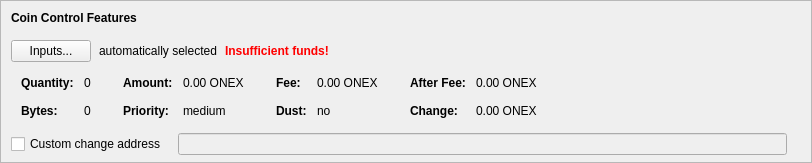
    <widget class="QFrame" name="frameCoinControl">
     <property name="sizePolicy">
      <sizepolicy hsizetype="Expanding" vsizetype="Expanding">
       <horstretch>0</horstretch>
       <verstretch>0</verstretch>
      </sizepolicy>
     </property>
     <property name="maximumSize">
      <size>
       <width>16777215</width>
       <height>16777215</height>
      </size>
     </property>
     <property name="frameShape">
      <enum>QFrame::StyledPanel</enum>
     </property>
     <property name="frameShadow">
      <enum>QFrame::Sunken</enum>
     </property>
     <layout class="QVBoxLayout" name="verticalLayoutCoinControl2">
      <property name="spacing">
       <number>0</number>
      </property>
      <property name="leftMargin">
       <number>0</number>
      </property>
      <property name="topMargin">
       <number>0</number>
      </property>
      <property name="rightMargin">
       <number>0</number>
      </property>
      <property name="bottomMargin">
       <number>6</number>
      </property>
      <item>
       <layout class="QVBoxLayout" name="verticalLayoutCoinControl" stretch="0,0,0,0,1">
        <property name="spacing">
         <number>0</number>
        </property>
        <property name="leftMargin">
         <number>10</number>
        </property>
        <property name="topMargin">
         <number>10</number>
        </property>
        <item>
         <layout class="QHBoxLayout" name="horizontalLayoutCoinControl1">
          <property name="bottomMargin">
           <number>15</number>
          </property>
          <item>
           <widget class="QLabel" name="labelCoinControlFeatures">
            <property name="sizePolicy">
             <sizepolicy hsizetype="Preferred" vsizetype="Maximum">
              <horstretch>0</horstretch>
              <verstretch>0</verstretch>
             </sizepolicy>
            </property>
            <property name="font">
             <font>
              <weight>75</weight>
              <bold>true</bold>
             </font>
            </property>
            <property name="styleSheet">
             <string notr="true">font-weight:bold;</string>
            </property>
            <property name="text">
             <string>Coin Control Features</string>
            </property>
           </widget>
          </item>
         </layout>
        </item>
        <item>
         <layout class="QHBoxLayout" name="horizontalLayoutCoinControl2" stretch="0,0,0,0">
          <property name="spacing">
           <number>8</number>
          </property>
          <property name="bottomMargin">
           <number>10</number>
          </property>
          <item>
           <widget class="QPushButton" name="pushButtonCoinControl">
            <property name="styleSheet">
             <string notr="true"/>
            </property>
            <property name="text">
             <string>Inputs...</string>
            </property>
            <property name="autoDefault">
             <bool>false</bool>
            </property>
           </widget>
          </item>
          <item>
           <widget class="QLabel" name="labelCoinControlAutomaticallySelected">
            <property name="text">
             <string>automatically selected</string>
            </property>
            <property name="margin">
             <number>5</number>
            </property>
           </widget>
          </item>
          <item>
           <widget class="QLabel" name="labelCoinControlInsuffFunds">
            <property name="font">
             <font>
              <weight>75</weight>
              <bold>true</bold>
             </font>
            </property>
            <property name="styleSheet">
             <string notr="true">color:red;font-weight:bold;</string>
            </property>
            <property name="text">
             <string>Insufficient funds!</string>
            </property>
            <property name="margin">
             <number>5</number>
            </property>
           </widget>
          </item>
          <item>
           <spacer name="horizontalSpacerCoinControl">
            <property name="orientation">
             <enum>Qt::Horizontal</enum>
            </property>
            <property name="sizeHint" stdset="0">
             <size>
              <width>40</width>
              <height>1</height>
             </size>
            </property>
           </spacer>
          </item>
         </layout>
        </item>
        <item>
         <widget class="QWidget" name="widgetCoinControl" native="true">
          <property name="sizePolicy">
           <sizepolicy hsizetype="Preferred" vsizetype="Preferred">
            <horstretch>0</horstretch>
            <verstretch>0</verstretch>
           </sizepolicy>
          </property>
          <property name="minimumSize">
           <size>
            <width>0</width>
            <height>0</height>
           </size>
          </property>
          <property name="styleSheet">
           <string notr="true"/>
          </property>
          <layout class="QHBoxLayout" name="horizontalLayoutCoinControl5">
           <property name="leftMargin">
            <number>0</number>
           </property>
           <property name="topMargin">
            <number>0</number>
           </property>
           <property name="rightMargin">
            <number>0</number>
           </property>
           <property name="bottomMargin">
            <number>0</number>
           </property>
           <item>
            <layout class="QHBoxLayout" name="horizontalLayoutCoinControl3" stretch="0,0,0,1">
             <property name="spacing">
              <number>20</number>
             </property>
             <property name="topMargin">
              <number>0</number>
             </property>
             <property name="bottomMargin">
              <number>10</number>
             </property>
             <item>
              <layout class="QFormLayout" name="formLayoutCoinControl1">
               <property name="horizontalSpacing">
                <number>10</number>
               </property>
               <property name="verticalSpacing">
                <number>14</number>
               </property>
               <property name="leftMargin">
                <number>10</number>
               </property>
               <property name="topMargin">
                <number>4</number>
               </property>
               <property name="rightMargin">
                <number>6</number>
               </property>
               <item row="0" column="0">
                <widget class="QLabel" name="labelCoinControlQuantityText">
                 <property name="font">
                  <font>
                   <weight>75</weight>
                   <bold>true</bold>
                  </font>
                 </property>
                 <property name="text">
                  <string>Quantity:</string>
                 </property>
                 <property name="margin">
                  <number>0</number>
                 </property>
                </widget>
               </item>
               <item row="0" column="1">
                <widget class="QLabel" name="labelCoinControlQuantity">
                 <property name="cursor">
                  <cursorShape>IBeamCursor</cursorShape>
                 </property>
                 <property name="contextMenuPolicy">
                  <enum>Qt::ActionsContextMenu</enum>
                 </property>
                 <property name="text">
                  <string notr="true">0</string>
                 </property>
                 <property name="margin">
                  <number>0</number>
                 </property>
                 <property name="textInteractionFlags">
                  <set>Qt::LinksAccessibleByMouse|Qt::TextSelectableByKeyboard|Qt::TextSelectableByMouse</set>
                 </property>
                </widget>
               </item>
               <item row="1" column="0">
                <widget class="QLabel" name="labelCoinControlBytesText">
                 <property name="font">
                  <font>
                   <weight>75</weight>
                   <bold>true</bold>
                  </font>
                 </property>
                 <property name="text">
                  <string>Bytes:</string>
                 </property>
                </widget>
               </item>
               <item row="1" column="1">
                <widget class="QLabel" name="labelCoinControlBytes">
                 <property name="cursor">
                  <cursorShape>IBeamCursor</cursorShape>
                 </property>
                 <property name="contextMenuPolicy">
                  <enum>Qt::ActionsContextMenu</enum>
                 </property>
                 <property name="text">
                  <string notr="true">0</string>
                 </property>
                 <property name="textInteractionFlags">
                  <set>Qt::LinksAccessibleByMouse|Qt::TextSelectableByKeyboard|Qt::TextSelectableByMouse</set>
                 </property>
                </widget>
               </item>
              </layout>
             </item>
             <item>
              <layout class="QFormLayout" name="formLayoutCoinControl2">
               <property name="horizontalSpacing">
                <number>10</number>
               </property>
               <property name="verticalSpacing">
                <number>14</number>
               </property>
               <property name="leftMargin">
                <number>6</number>
               </property>
               <property name="topMargin">
                <number>4</number>
               </property>
               <property name="rightMargin">
                <number>6</number>
               </property>
               <item row="0" column="0">
                <widget class="QLabel" name="labelCoinControlAmountText">
                 <property name="font">
                  <font>
                   <weight>75</weight>
                   <bold>true</bold>
                  </font>
                 </property>
                 <property name="text">
                  <string>Amount:</string>
                 </property>
                 <property name="margin">
                  <number>0</number>
                 </property>
                </widget>
               </item>
               <item row="0" column="1">
                <widget class="QLabel" name="labelCoinControlAmount">
                 <property name="cursor">
                  <cursorShape>IBeamCursor</cursorShape>
                 </property>
                 <property name="contextMenuPolicy">
                  <enum>Qt::ActionsContextMenu</enum>
                 </property>
                 <property name="text">
                  <string notr="true">0.00 ONEX</string>
                 </property>
                 <property name="textInteractionFlags">
                  <set>Qt::LinksAccessibleByMouse|Qt::TextSelectableByKeyboard|Qt::TextSelectableByMouse</set>
                 </property>
                </widget>
               </item>
               <item row="1" column="0">
                <widget class="QLabel" name="labelCoinControlPriorityText">
                 <property name="font">
                  <font>
                   <weight>75</weight>
                   <bold>true</bold>
                  </font>
                 </property>
                 <property name="text">
                  <string>Priority:</string>
                 </property>
                </widget>
               </item>
               <item row="1" column="1">
                <widget class="QLabel" name="labelCoinControlPriority">
                 <property name="cursor">
                  <cursorShape>IBeamCursor</cursorShape>
                 </property>
                 <property name="contextMenuPolicy">
                  <enum>Qt::ActionsContextMenu</enum>
                 </property>
                 <property name="text">
                  <string>medium</string>
                 </property>
                 <property name="textInteractionFlags">
                  <set>Qt::LinksAccessibleByMouse|Qt::TextSelectableByKeyboard|Qt::TextSelectableByMouse</set>
                 </property>
                </widget>
               </item>
              </layout>
             </item>
             <item>
              <layout class="QFormLayout" name="formLayoutCoinControl3">
               <property name="horizontalSpacing">
                <number>10</number>
               </property>
               <property name="verticalSpacing">
                <number>14</number>
               </property>
               <property name="leftMargin">
                <number>6</number>
               </property>
               <property name="topMargin">
                <number>4</number>
               </property>
               <property name="rightMargin">
                <number>6</number>
               </property>
               <item row="0" column="0">
                <widget class="QLabel" name="labelCoinControlFeeText">
                 <property name="font">
                  <font>
                   <weight>75</weight>
                   <bold>true</bold>
                  </font>
                 </property>
                 <property name="text">
                  <string>Fee:</string>
                 </property>
                 <property name="margin">
                  <number>0</number>
                 </property>
                </widget>
               </item>
               <item row="0" column="1">
                <widget class="QLabel" name="labelCoinControlFee">
                 <property name="cursor">
                  <cursorShape>IBeamCursor</cursorShape>
                 </property>
                 <property name="contextMenuPolicy">
                  <enum>Qt::ActionsContextMenu</enum>
                 </property>
                 <property name="text">
                  <string notr="true">0.00 ONEX</string>
                 </property>
                 <property name="textInteractionFlags">
                  <set>Qt::LinksAccessibleByMouse|Qt::TextSelectableByKeyboard|Qt::TextSelectableByMouse</set>
                 </property>
                </widget>
               </item>
               <item row="1" column="0">
                <widget class="QLabel" name="labelCoinControlLowOutputText">
                 <property name="font">
                  <font>
                   <weight>75</weight>
                   <bold>true</bold>
                  </font>
                 </property>
                 <property name="text">
                  <string>Dust:</string>
                 </property>
                </widget>
               </item>
               <item row="1" column="1">
                <widget class="QLabel" name="labelCoinControlLowOutput">
                 <property name="cursor">
                  <cursorShape>IBeamCursor</cursorShape>
                 </property>
                 <property name="contextMenuPolicy">
                  <enum>Qt::ActionsContextMenu</enum>
                 </property>
                 <property name="text">
                  <string>no</string>
                 </property>
                 <property name="textInteractionFlags">
                  <set>Qt::LinksAccessibleByMouse|Qt::TextSelectableByKeyboard|Qt::TextSelectableByMouse</set>
                 </property>
                </widget>
               </item>
              </layout>
             </item>
             <item>
              <layout class="QFormLayout" name="formLayoutCoinControl4">
               <property name="horizontalSpacing">
                <number>10</number>
               </property>
               <property name="verticalSpacing">
                <number>14</number>
               </property>
               <property name="leftMargin">
                <number>6</number>
               </property>
               <property name="topMargin">
                <number>4</number>
               </property>
               <property name="rightMargin">
                <number>6</number>
               </property>
               <item row="0" column="0">
                <widget class="QLabel" name="labelCoinControlAfterFeeText">
                 <property name="font">
                  <font>
                   <weight>75</weight>
                   <bold>true</bold>
                  </font>
                 </property>
                 <property name="text">
                  <string>After Fee:</string>
                 </property>
                 <property name="margin">
                  <number>0</number>
                 </property>
                </widget>
               </item>
               <item row="0" column="1">
                <widget class="QLabel" name="labelCoinControlAfterFee">
                 <property name="cursor">
                  <cursorShape>IBeamCursor</cursorShape>
                 </property>
                 <property name="contextMenuPolicy">
                  <enum>Qt::ActionsContextMenu</enum>
                 </property>
                 <property name="text">
                  <string notr="true">0.00 ONEX</string>
                 </property>
                 <property name="textInteractionFlags">
                  <set>Qt::LinksAccessibleByMouse|Qt::TextSelectableByKeyboard|Qt::TextSelectableByMouse</set>
                 </property>
                </widget>
               </item>
               <item row="1" column="0">
                <widget class="QLabel" name="labelCoinControlChangeText">
                 <property name="font">
                  <font>
                   <weight>75</weight>
                   <bold>true</bold>
                  </font>
                 </property>
                 <property name="text">
                  <string>Change:</string>
                 </property>
                </widget>
               </item>
               <item row="1" column="1">
                <widget class="QLabel" name="labelCoinControlChange">
                 <property name="cursor">
                  <cursorShape>IBeamCursor</cursorShape>
                 </property>
                 <property name="contextMenuPolicy">
                  <enum>Qt::ActionsContextMenu</enum>
                 </property>
                 <property name="text">
                  <string notr="true">0.00 ONEX</string>
                 </property>
                 <property name="textInteractionFlags">
                  <set>Qt::LinksAccessibleByMouse|Qt::TextSelectableByKeyboard|Qt::TextSelectableByMouse</set>
                 </property>
                </widget>
               </item>
              </layout>
             </item>
            </layout>
           </item>
          </layout>
         </widget>
        </item>
        <item>
         <layout class="QHBoxLayout" name="horizontalLayoutCoinControl4" stretch="0,0,0">
          <property name="spacing">
           <number>12</number>
          </property>
          <property name="sizeConstraint">
           <enum>QLayout::SetDefaultConstraint</enum>
          </property>
          <property name="topMargin">
           <number>5</number>
          </property>
          <property name="rightMargin">
           <number>5</number>
          </property>
          <item>
           <widget class="QCheckBox" name="checkBoxCoinControlChange">
            <property name="toolTip">
             <string>If this is activated, but the change address is empty or invalid, change will be sent to a newly generated address.</string>
            </property>
            <property name="text">
             <string>Custom change address</string>
            </property>
           </widget>
          </item>
          <item>
           <widget class="QValidatedLineEdit" name="lineEditCoinControlChange">
            <property name="enabled">
             <bool>false</bool>
            </property>
            <property name="sizePolicy">
             <sizepolicy hsizetype="Expanding" vsizetype="Fixed">
              <horstretch>0</horstretch>
              <verstretch>0</verstretch>
             </sizepolicy>
            </property>
           </widget>
          </item>
          <item>
           <widget class="QLabel" name="labelCoinControlChangeLabel">
            <property name="sizePolicy">
             <sizepolicy hsizetype="Preferred" vsizetype="Expanding">
              <horstretch>0</horstretch>
              <verstretch>0</verstretch>
             </sizepolicy>
            </property>
            <property name="minimumSize">
             <size>
              <width>0</width>
              <height>0</height>
             </size>
            </property>
            <property name="text">
             <string/>
            </property>
            <property name="margin">
             <number>3</number>
            </property>
           </widget>
          </item>
         </layout>
        </item>
        <item>
         <spacer name="verticalSpacerCoinControl">
          <property name="orientation">
           <enum>Qt::Vertical</enum>
          </property>
          <property name="sizeHint" stdset="0">
           <size>
            <width>800</width>
            <height>1</height>
           </size>
          </property>
         </spacer>
        </item>
       </layout>
      </item>
     </layout>
    </widget>
